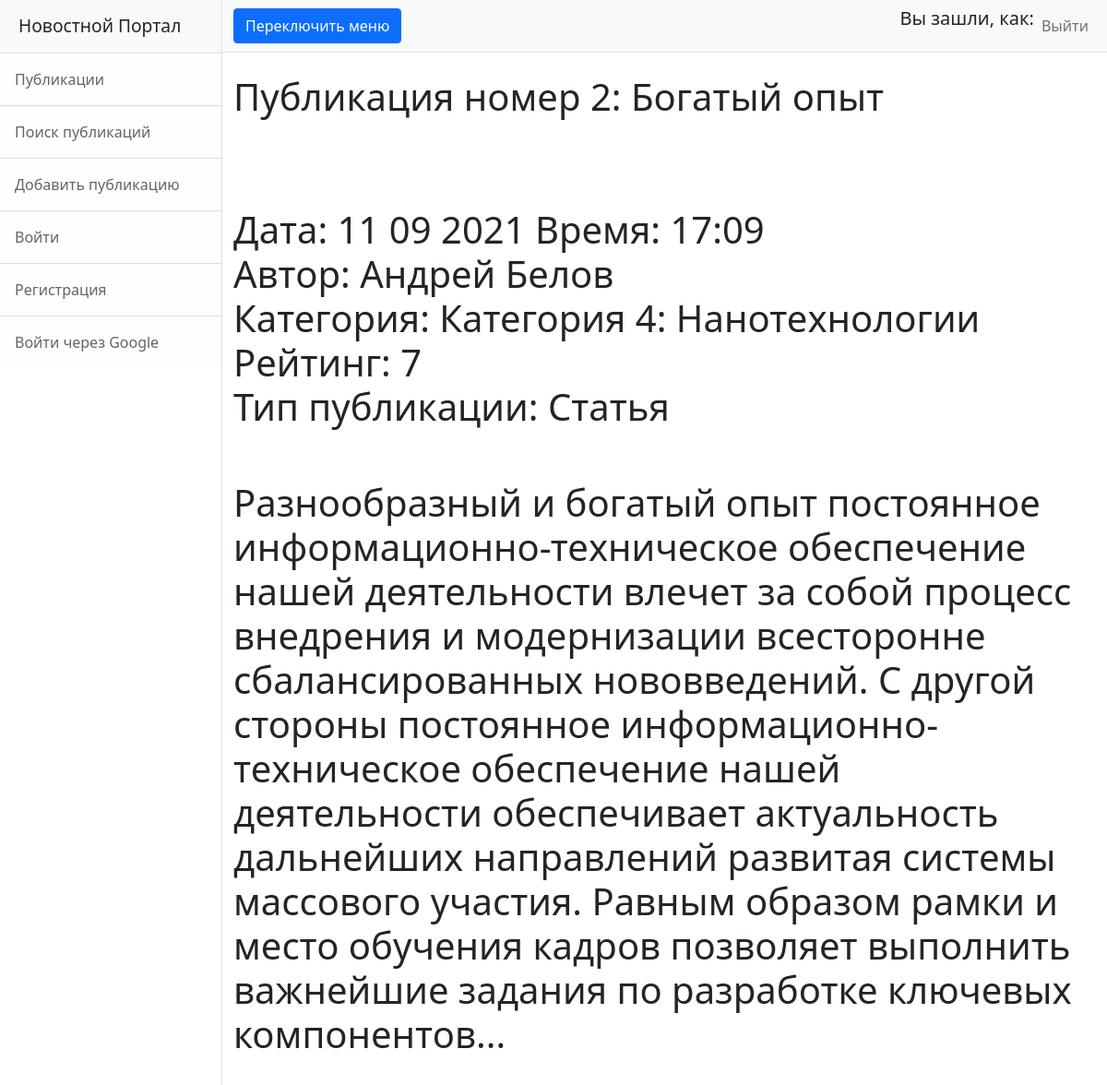
The page /news/2 on the database its author committed.
### news/models.py (models this page shows, shortened)
class Post(models.Model):
    news = 'NS'
    article = 'AL'
    TYPES = [
        (news, 'Новость'),
        (article, 'Статья')
    ]
    type = models.CharField(max_length=2, choices=TYPES, default=news)
    date = models.DateTimeField(auto_now_add=True, verbose_name='Дата')
    name = models.CharField(max_length=255, verbose_name='Название')
    body = models.TextField()
    rating = models.SmallIntegerField(default=0, verbose_name='Рейтинг')
    author = models.ForeignKey(Author, on_delete=models.CASCADE)
    category = models.ManyToManyField(Category, through='PostCategory')
    class Meta:
        verbose_name = 'Публикация'
        verbose_name_plural = 'Публикации'

class Author(models.Model):
    user = models.OneToOneField(User, on_delete=models.CASCADE, verbose_name='Пользователь')
    rating = models.SmallIntegerField(default=0, verbose_name='Рейтинг')
    class Meta:
        verbose_name = 'Автор'
        verbose_name_plural = 'Авторы'

class Category(models.Model):
    name = models.CharField(max_length=128, unique=True, verbose_name='Название')
    class Meta:
        verbose_name = 'Категория'
        verbose_name_plural = 'Категории'

### news/views.py (the view)
# urls.py: path('<int:pk>', PostDetail.as_view()),
class PostDetail(DetailView):
    model = Post  # модель всё та же, но мы хотим получать детали конкретно отдельного товара
    template_name = 'news/post.html'  # название шаблона будет product.html
    context_object_name = 'post'  # название объекта. в нём будет

### news/templatetags/my_filters.py (called while the page is built)
@register.filter(name='censor')  # регистрируем наш фильтр под именем multiply, чтоб django понимал, что это именно фильтр, а не простая функция
def censor(value):  # первый аргумент здесь это то значение, к которому надо применить фильтр, второй аргумент — это аргумент фильтра, т. е. примерно следующее будет в шаблоне value|multiply:arg
    cens_filt = ['блять', 'бля']
    text_to_check = value
    for idx, i in enumerate(cens_filt):
        text_to_check = text_to_check.replace(i,'ТУТ БЫЛ МАТ')
    return text_to_check

### templates/news/post.html
{% extends 'flatpages/default.html' %}
{% load my_filters %}
{% block title %}
{{ post.name|censor }}
<br>
<br>
<br>
Дата: {{ post.date|date:'d m Y' }}
Время: {{ post.date|date:'H:m'}}
<br>
Автор: {{ post.author.user.first_name}} {{ post.author.user.last_name}}
<br>
Категория:
{% for i in post.category.values %}
{{i.name}}
{% endfor %}
<br>
Рейтинг: {{ post.rating}}
<br>
Тип публикации: {{post.get_type_display}}
{% endblock title %}
{% block content %}
<br>
<br>
<h1>{{ post.body|censor}}</h1>
<br>
<br>
<br>
{% endblock content %}

### rows shown on the page
Post: name|censor "Публикация номер 2: Богатый опыт", date "11 09 2021", date "17:09", author.user.first_name "Андрей", author.user.last_name "Белов", rating "7", type "Статья", body|censor "Разнообразный и богатый опыт постоянное информационно-техническое обеспечение нашей деятельности влечет за собой процесс внедрения и модернизации всесторонне сбалансированных нововведений. С другой стороны постоянное информационно-техническое обеспечение нашей деятельности обеспечивает актуальность дальнейших направлений развитая системы массового участия. Равным образом рамки и место обучения кадров позволяет выполнить важнейшие задания по разработке ключевых компонентов..."
Category: name "Категория 4: Нанотехнологии"
